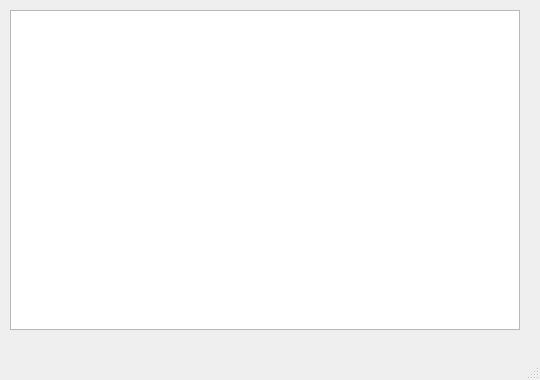
<?xml version="1.0" encoding="UTF-8"?>
<ui version="4.0">
 <class>MainWindow</class>
 <widget class="QMainWindow" name="MainWindow">
  <property name="geometry">
   <rect>
    <x>0</x>
    <y>0</y>
    <width>540</width>
    <height>380</height>
   </rect>
  </property>
  <property name="minimumSize">
   <size>
    <width>540</width>
    <height>380</height>
   </size>
  </property>
  <property name="maximumSize">
   <size>
    <width>540</width>
    <height>380</height>
   </size>
  </property>
  <property name="windowTitle">
   <string>MainWindow</string>
  </property>
  <widget class="QWidget" name="centralwidget">
   <widget class="QPlainTextEdit" name="plainTextEdit">
    <property name="geometry">
     <rect>
      <x>10</x>
      <y>10</y>
      <width>510</width>
      <height>320</height>
     </rect>
    </property>
   </widget>
  </widget>
  <widget class="QMenuBar" name="menubar">
   <property name="geometry">
    <rect>
     <x>0</x>
     <y>0</y>
     <width>540</width>
     <height>22</height>
    </rect>
   </property>
  </widget>
  <widget class="QStatusBar" name="statusbar"/>
 </widget>
 <resources/>
 <connections/>
</ui>
